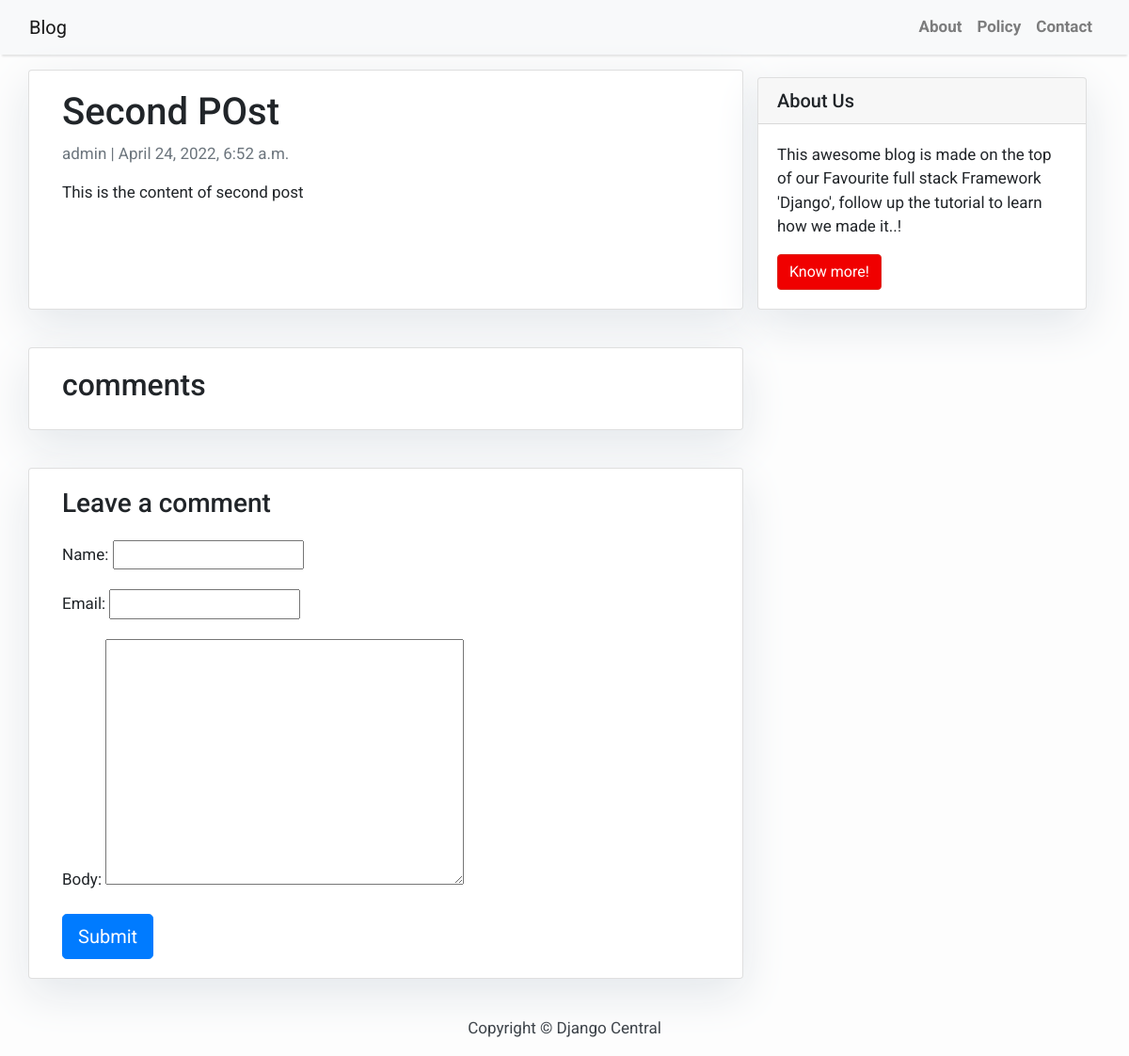
The app's page /second-post/ with its own data.
### blog/models.py (models this page shows, shortened)
class Post(models.Model):
    title = models.CharField(max_length=200, unique=True)
    slug = models.SlugField(max_length=200, unique=True)
    author = models.ForeignKey(User, on_delete= models.CASCADE, related_name='blog_posts')
    updated_on = models.DateTimeField(auto_now=True)
    content = models.TextField()
    created_on = models.DateTimeField(auto_now_add=True)
    status = models.IntegerField(choices=STATUS, default=0)
    class Meta:
        ordering = ['-created_on']

### blog/views.py (the view)
# urls.py: path('<slug:slug>/', views.post_detail, name='post_detail'),
def post_detail(request, slug):
    template_name = 'post_detail.html'
    post = get_object_or_404(Post, slug=slug)
    comments = post.comments.filter(active=True)
    new_comment = None
    if request.method=='POST':
        comment_form = CommentForm(data=request.POST)
        if comment_form.is_valid():
            new_comment = comment_form.save(commit=False)
            new_comment.post = post
            new_comment.save()
    else:
        comment_form = CommentForm()
    return render(request, template_name, {'post': post, 'comment': comments, 'new_comment': new_comment, 'comment_form': comment_form})

### blog/forms.py
class CommentForm(forms.ModelForm):
    class Meta:
        model = Comment
        fields = ('name', 'email','body')

### templates/post_detail.html (shortened to what this page needs)
{% extends 'base.html' %} {% block content %}
<div class="container">
  <div class="row">
    <div class="col-md-8 card mb-4  mt-3 left  top">
      <div class="card-body">
        <h1>{% block title %} {{ post.title }} {% endblock title %}</h1>
        <p class=" text-muted">{{ post.author }} | {{ post.created_on }}</p>
        <p class="card-text ">{{ post.content | safe }}</p>
      </div>
    </div>
    {% block sidebar %} {% include 'sidebar.html' %} {% endblock sidebar %}
    <div class="col-md-8 card mb-4  mt-3 ">
      <div class="card-body">
        <h2>{{ comments.count }} comments</h2>
      </div>
    </div>
    <div class="col-md-8 card mb-4  mt-3 ">
      <div class="card-body">
        {% if new_comment %}
        <div class="alert alert-success" role="alert">
          Your comment is awaiting moderation
        </div>
        {% else %}
        <h3>Leave a comment</h3>
        <form method="post" style="margin-top: 1.3em;">
          {{ comment_form.as_p }}
          <button type="submit" class="btn btn-primary  btn-lg">Submit</button>
        </form>
        {% endif %}
      </div>
    </div>
  </div>
</div>
{% endblock content %}

### templates/base.html (style rules this page uses)
body { font-family: "Roboto", sans-serif; font-size: 17px; background-color: #fdfdfd; }

### templates/sidebar.html (style rules this page uses)
.card { box-shadow: 0 16px 48px #E3E7EB; }

### records on screen
Post: title "Second POst", author "admin", created_on "April 24, 2022, 6:52 a.m.", content "This is the content of second post"
